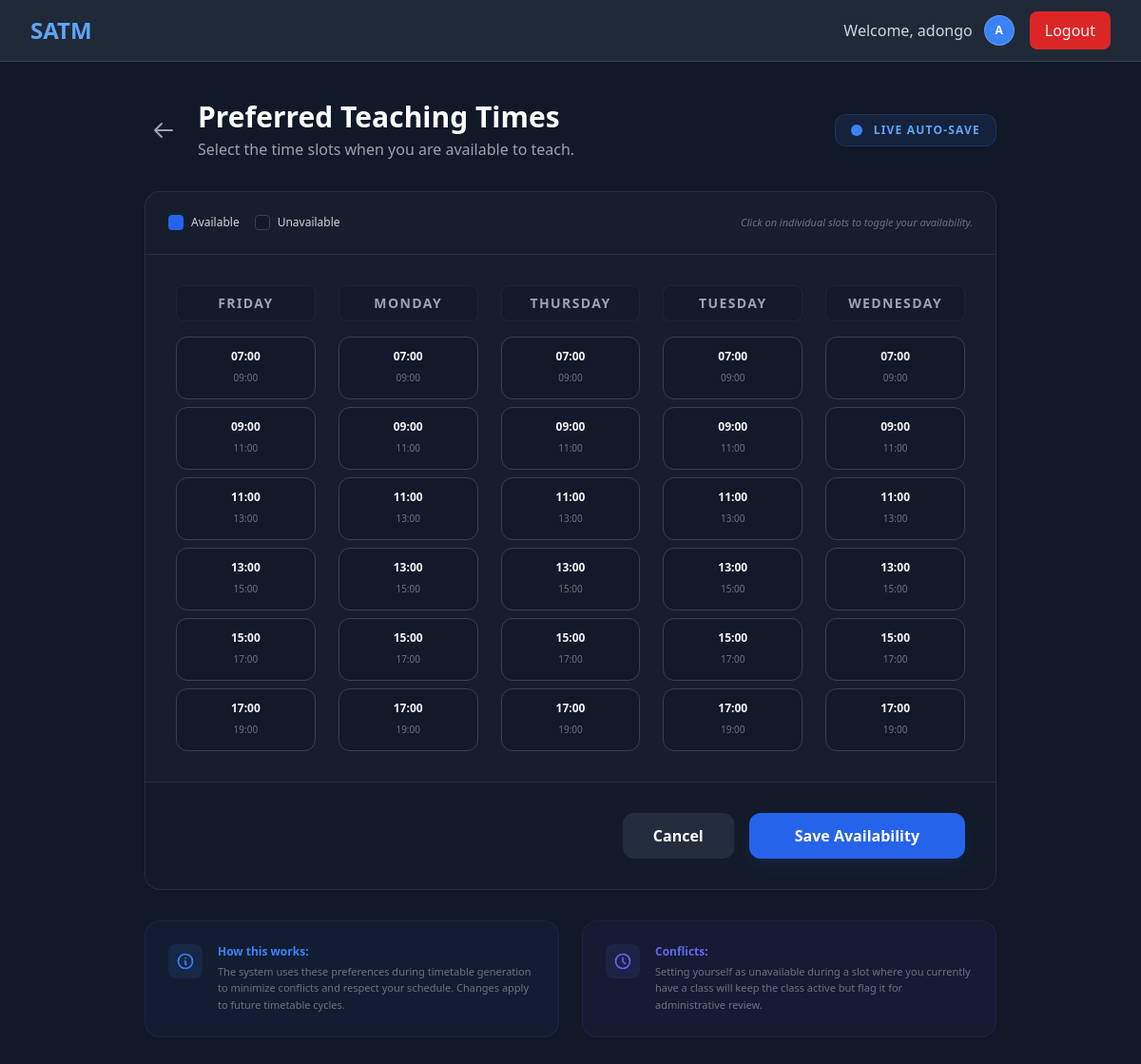
/dashboard/lecturer/set-availability/ (signed in), run on the app's committed database.
### users/models.py (models this page shows, shortened)
class User(AbstractUser):
    username = models.CharField(
        _('username'),
        max_length=150,
        unique=True,
        help_text=_('Required. 150 characters or fewer. Letters, digits and @/./+/-/_ only.'),
        validators=[SlashedUsernameValidator()],
        error_messages={
            'unique': _("A user with that username already exists."),
        },
    )
    ROLE_CHOICES = (
        ('admin', 'Admin'),
        ('lecturer', 'Lecturer'),
        ('student', 'Student'),
    )
    role = models.CharField(max_length=20, choices=ROLE_CHOICES, default='student')
    course = models.ForeignKey('timetabling.Course', on_delete=models.SET_NULL, null=True, blank=True, related_name='students')
    profile_picture = models.ImageField(upload_to='profile_pics/', null=True, blank=True)
    must_change_password = models.BooleanField(default=False, help_text="Force user to change password on next login.")
    year = models.IntegerField(null=True, blank=True)
    semester = models.IntegerField(null=True, blank=True, default=1)

### timetabling/models.py (models this page shows, shortened)
class TimeSlot(models.Model):
    day = models.CharField(max_length=10)  # Monday, Tuesday...
    start_time = models.TimeField()
    end_time = models.TimeField()
    class Meta:
        unique_together = ('day', 'start_time')

### users/views.py (the view, shortened to what this page needs)
# urls.py: path('dashboard/lecturer/set-availability/', views.set_availability, name='set_availability'),
@login_required
def set_availability(request):
    if request.user.role != 'lecturer':
        return redirect('login')
    all_slots = TimeSlot.objects.all().order_by('day', 'start_time')
    current_availability = LecturerAvailability.objects.filter(lecturer=request.user, is_available=True).values_list('time_slot_id', flat=True)
    return render(request, 'dashboards/set_availability.html', {
        'all_slots': all_slots,
        'current_availability': list(current_availability)
    })

### templates/dashboards/set_availability.html (shortened to what this page needs)
{% extends 'dashboards/base_dashboard.html' %}
{% load static %}
{% block content %}
<div class="max-w-4xl mx-auto">
    <div class="mb-8 flex items-center justify-between gap-4">
        <div class="flex items-center gap-4">
            <a href="{% url 'lecturer_dashboard' %}"
                class="p-2 hover:bg-gray-800 rounded-xl text-gray-400 hover:text-white transition-all">
                <svg xmlns="http://www.w3.org/2000/svg" class="h-6 w-6" fill="none" viewBox="0 0 24 24"
                    stroke="currentColor">
                    <path stroke-linecap="round" stroke-linejoin="round" stroke-width="2"
                        d="M10 19l-7-7m0 0l7-7m-7 7h18" />
                </svg>
            </a>
            <div>
                <h1 class="text-3xl font-bold text-white">Preferred Teaching Times</h1>
                <p class="text-gray-400 mt-1">Select the time slots when you are available to teach.</p>
            </div>
        </div>
        <div class="hidden md:flex items-center gap-3 px-4 py-2 bg-blue-500/10 border border-blue-500/20 rounded-xl">
            <div class="w-3 h-3 bg-blue-500 rounded-full animate-pulse"></div>
            <span class="text-xs font-semibold text-blue-400 uppercase tracking-widest">Live Auto-Save</span>
        </div>
    </div>
    <div class="bg-gray-800/40 border border-gray-700/50 rounded-2xl overflow-hidden backdrop-blur-sm">
        <div class="p-6 border-b border-gray-700/50 flex flex-col md:flex-row md:items-center justify-between gap-4">
            <div class="flex items-center gap-4">
                <div class="flex items-center gap-2">
                    <div class="w-4 h-4 bg-blue-600 rounded"></div>
                    <span class="text-xs text-gray-300">Available</span>
                </div>
                <div class="flex items-center gap-2">
                    <div class="w-4 h-4 bg-gray-900 border border-gray-700 rounded"></div>
                    <span class="text-xs text-gray-300">Unavailable</span>
                </div>
            </div>
            <p class="text-[11px] text-gray-500 italic">Click on individual slots to toggle your availability.</p>
        </div>
        <form method="post" id="availability-form">
            <div class="p-8">
                <div class="grid grid-cols-1 md:grid-cols-5 gap-6">
                    {% regroup all_slots by day as day_list %}
                    {% for day in day_list %}
                    <div class="space-y-4">
                        <h3
                            class="text-sm font-bold text-gray-400 uppercase tracking-widest text-center py-2 bg-gray-900/40 rounded-lg border border-gray-700/30">
                            {{ day.grouper }}
                        </h3>
                        <div class="space-y-2">
                            {% for slot in day.list %}
                            <label class="block relative group cursor-pointer">
                                <div class="w-full p-3 bg-gray-900/60 border border-gray-700 rounded-xl text-center transition-all duration-300
                                    peer-checked:bg-blue-600/20 peer-checked:border-blue-500/50 peer-checked:text-blue-400
                                    group-hover:border-gray-500/50">
                                    <span class="text-xs font-semibold block">{{ slot.start_time|time:"H:i" }}</span>
                                    <span
                                        class="text-[10px] text-gray-500 group-hover:text-gray-400 peer-checked:text-blue-500/70">{{ slot.end_time|time:"H:i" }}</span>
                                </div>
                            </label>
                            {% endfor %}
                        </div>
                    </div>
                    {% endfor %}
                </div>
            </div>
            <div class="p-8 bg-gray-900/40 border-t border-gray-700/50 flex justify-end gap-4">
                <a href="{% url 'lecturer_dashboard' %}"
                    class="px-8 py-3 bg-gray-700/50 hover:bg-gray-700/80 text-white font-bold rounded-xl transition-all duration-300">
                    Cancel
                </a>
                <button type="submit"
                    class="px-12 py-3 bg-blue-600 hover:bg-blue-700 text-white font-bold rounded-xl transition-all duration-300 shadow-lg shadow-blue-900/20 hover:scale-[1.02] active:scale-[0.98]">
                    Save Availability
                </button>
            </div>
        </form>
    </div>
    <div class="mt-8 flex flex-col md:flex-row gap-6">
        <div class="flex-1 p-6 bg-blue-500/5 border border-blue-500/10 rounded-2xl flex gap-4">
            <div class="p-2 bg-blue-500/10 rounded-lg text-blue-500 h-fit">
                <svg xmlns="http://www.w3.org/2000/svg" class="h-5 w-5" fill="none" viewBox="0 0 24 24"
                    stroke="currentColor">
                    <path stroke-linecap="round" stroke-linejoin="round" stroke-width="2"
                        d="M13 16h-1v-4h-1m1-4h.01M21 12a9 9 0 11-18 0 9 9 0 0118 0z" />
                </svg>
            </div>
            <div>
                <h4 class="text-blue-500 font-bold text-xs">How this works:</h4>
                <p class="text-gray-500 text-[11px] mt-1 leading-relaxed">
                    The system uses these preferences during timetable generation to minimize conflicts and respect your
                    schedule. Changes apply to future timetable cycles.
                </p>
            </div>
        </div>
        <div class="flex-1 p-6 bg-indigo-500/5 border border-indigo-500/10 rounded-2xl flex gap-4">
            <div class="p-2 bg-indigo-500/10 rounded-lg text-indigo-500 h-fit">
                <svg xmlns="http://www.w3.org/2000/svg" class="h-5 w-5" fill="none" viewBox="0 0 24 24"
                    stroke="currentColor">
                    <path stroke-linecap="round" stroke-linejoin="round" stroke-width="2"
                        d="M12 8v4l3 3m6-3a9 9 0 11-18 0 9 9 0 0118 0z" />
                </svg>
            </div>
            <div>
                <h4 class="text-indigo-500 font-bold text-xs">Conflicts:</h4>
                <p class="text-gray-500 text-[11px] mt-1 leading-relaxed">
                    Setting yourself as unavailable during a slot where you currently have a class will keep the class
                    active but flag it for administrative review.
                </p>
            </div>
        </div>
    </div>
</div>
{% endblock %}

### templates/dashboards/base_dashboard.html (shortened to what this page needs)
{% load static %}
<!DOCTYPE html>
<html lang="en">
<head>
    <script src="https://cdn.tailwindcss.com"></script>
</head>
<body class="bg-gray-900 text-gray-100 min-h-screen">
    <nav class="bg-gray-800 border-b border-gray-700">
        <div class="max-w-7xl mx-auto px-4 sm:px-6 lg:px-8">
            <div class="flex justify-between h-16 items-center">
                <div class="flex items-center">
                    <span class="text-2xl font-bold text-blue-400">SATM</span>
                </div>
                <div class="flex items-center space-x-4">
                    <div class="flex items-center gap-3">
                        <span class="text-gray-300 hidden sm:inline">Welcome, {{ user.username }}</span>
                        <div
                            class="w-8 h-8 rounded-full bg-blue-500 flex items-center justify-center overflow-hidden border border-white/20">
                            {% if user.profile_picture %}
                            <img src="{{ user.profile_picture.url }}" alt="Profile" class="w-full h-full object-cover">
                            {% else %}
                            <span class="text-xs font-bold text-white">{{ user.username|slice:":1"|upper }}</span>
                            {% endif %}
                        </div>
                    </div>
                    <form action="{% url 'logout' %}" method="post">
                        <button type="submit" class="px-4 py-2 bg-red-600 hover:bg-red-700 rounded-lg transition">
                            Logout
                        </button>
                    </form>
                </div>
            </div>
        </div>
    </nav>
    <main class="max-w-7xl mx-auto py-10 px-4 sm:px-6 lg:px-8">
        {% block content %}{% endblock %}
    </main>
</body>
</html>

### data on the page
User: username "adongo", username "A"
TimeSlot: grouper "FRIDAY", start_time "07:00", end_time "09:00"
TimeSlot: start_time "09:00", end_time "11:00"
TimeSlot: start_time "11:00", end_time "13:00"
TimeSlot: start_time "13:00", end_time "15:00"
TimeSlot: start_time "15:00", end_time "17:00"
TimeSlot: start_time "17:00", end_time "19:00"
TimeSlot: grouper "MONDAY", start_time "07:00", end_time "09:00"
TimeSlot: start_time "09:00", end_time "11:00"
TimeSlot: start_time "11:00", end_time "13:00"
TimeSlot: start_time "13:00", end_time "15:00"
TimeSlot: start_time "15:00", end_time "17:00"
TimeSlot: start_time "17:00", end_time "19:00"
TimeSlot: grouper "THURSDAY", start_time "07:00", end_time "09:00"
TimeSlot: start_time "09:00", end_time "11:00"
TimeSlot: start_time "11:00", end_time "13:00"
TimeSlot: start_time "13:00", end_time "15:00"
TimeSlot: start_time "15:00", end_time "17:00"
TimeSlot: start_time "17:00", end_time "19:00"
TimeSlot: grouper "TUESDAY", start_time "07:00", end_time "09:00"
TimeSlot: start_time "09:00", end_time "11:00"
TimeSlot: start_time "11:00", end_time "13:00"
TimeSlot: start_time "13:00", end_time "15:00"
TimeSlot: start_time "15:00", end_time "17:00"
TimeSlot: start_time "17:00", end_time "19:00"
TimeSlot: grouper "WEDNESDAY", start_time "07:00", end_time "09:00"
TimeSlot: start_time "09:00", end_time "11:00"
TimeSlot: start_time "11:00", end_time "13:00"
TimeSlot: start_time "13:00", end_time "15:00"
TimeSlot: start_time "15:00", end_time "17:00"
TimeSlot: start_time "17:00", end_time "19:00"
